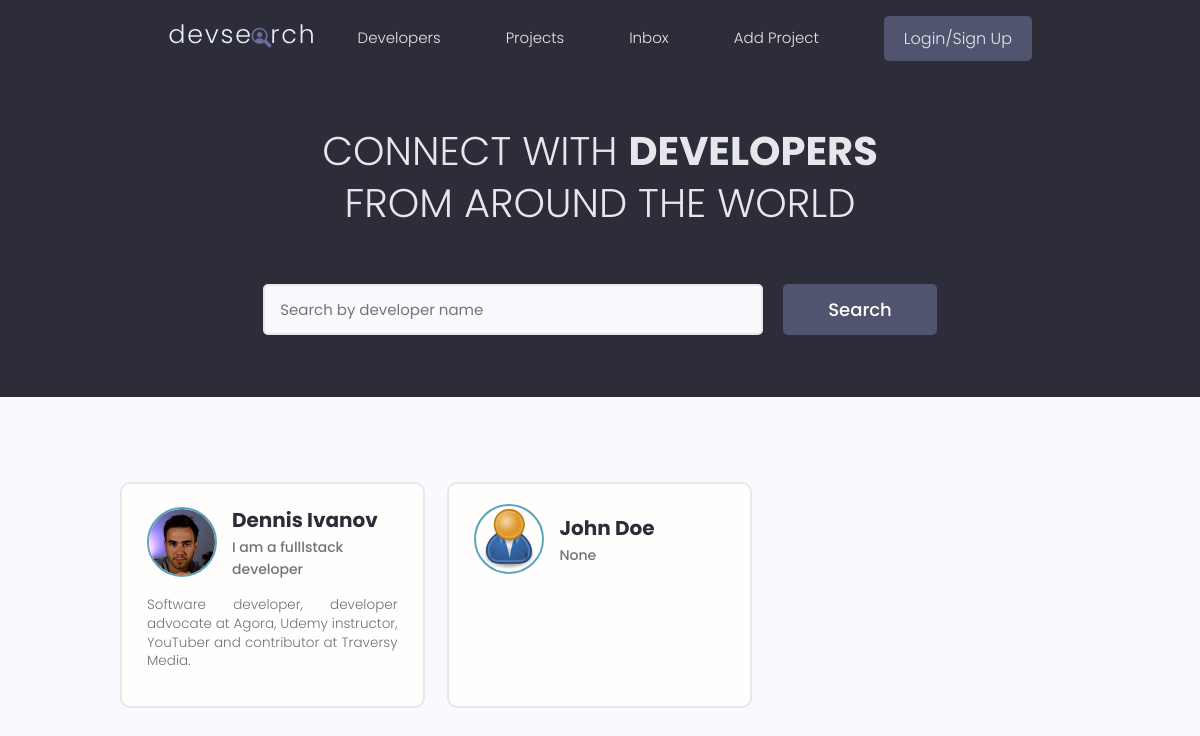
The app's page /, older data.
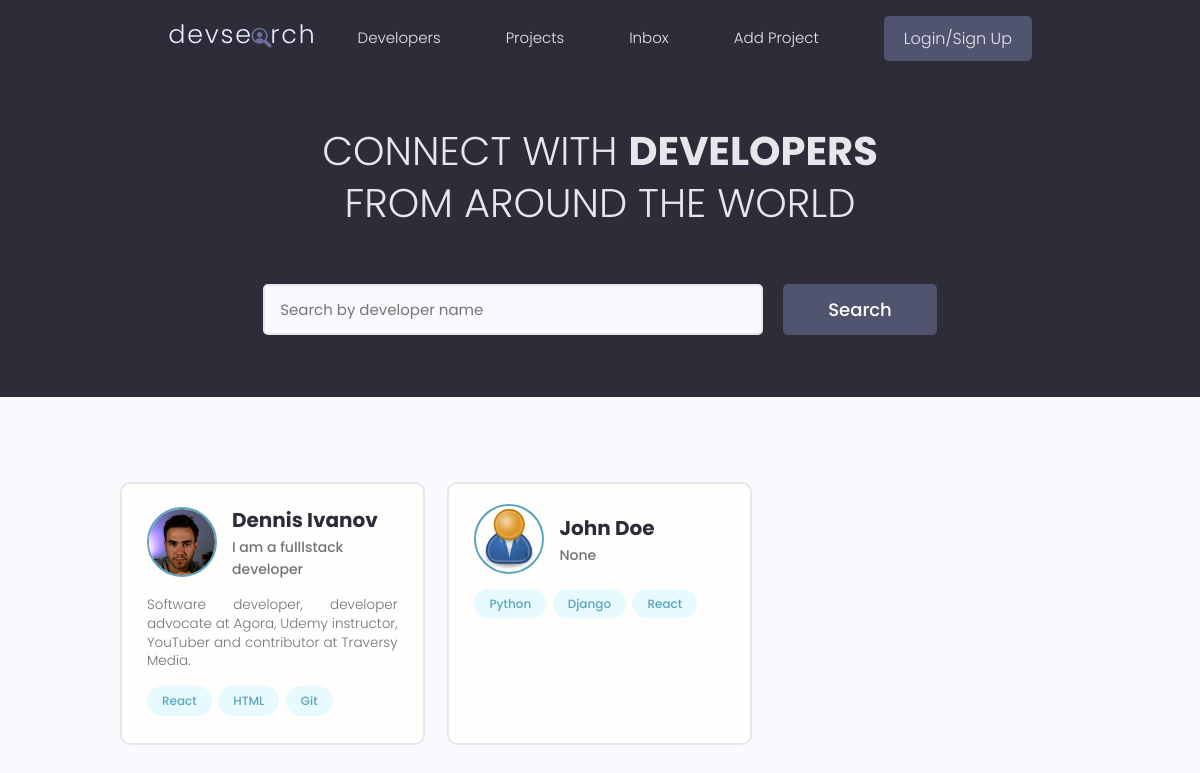
The same page, newer data.
### users/models.py (models this page shows, shortened)
class Profile(models.Model):
    user = models.OneToOneField(User, on_delete=models.CASCADE, null=True, blank=True)
    name = models.CharField(max_length=200, blank=True, null=True)
    email = models.EmailField(max_length=500, blank=True, null=True)
    username = models.CharField(max_length=200, blank=True, null=True)
    location = models.CharField(max_length=200, blank=True, null=True)
    short_intro = models.CharField(max_length=200, blank=True, null=True)
    bio = models.TextField(blank=True, null=True)
    profile_image = models.ImageField(null=True, blank=True, upload_to='profiles/', default="profiles/user-default.png")
    social_github = models.CharField(max_length=200, blank=True, null=True)
    social_twitter = models.CharField(max_length=200, blank=True, null=True)
    social_linkedin = models.CharField(max_length=200, blank=True, null=True)
    social_youtube = models.CharField(max_length=200, blank=True, null=True)
    social_website = models.CharField(max_length=200, blank=True, null=True)
    created = models.DateTimeField(auto_now_add=True)
    id = models.UUIDField(default=uuid.uuid4, unique=True,
                          primary_key=True, editable=False)

class Skill(models.Model):
    owner = models.ForeignKey(Profile, on_delete=models.CASCADE, null=True, blank=True)
    name = models.CharField(max_length=200, blank=True, null=True)
    description = models.TextField(null=True, blank=True)
    created = models.DateTimeField(auto_now_add=True)
    id = models.UUIDField(default=uuid.uuid4, unique=True,
                          primary_key=True, editable=False)
    def __str__(self):
        return str(self.name)

### users/views.py (the view)
# urls.py: path('', views.profiles, name="profiles"),
def profiles(request):
    profiles = Profile.objects.all()
    context = {'profiles': profiles}
    return render(request, 'users/profiles.html', context)

### users/templates/users/profiles.html (shortened to what this page needs)
{% extends 'main.html' %}
{% block content %}
<main class="home">
    <section class="hero-section text-center">
      <div class="container container--narrow">
        <div class="hero-section__box">
          <h2>CONNECT WITH <span>DEVELOPERS</span></h2>
          <h2>FROM AROUND THE WORLD</h2>
        </div>
        <div class="hero-section__search">
          <form class="form" action="#" method="get">
            <div class="form__field">
              <input class="input input--text" id="formInput#search" type="text" name="text"
                placeholder="Search by developer name" />
            </div>
            <input class="btn btn--sub btn--lg" type="submit" value="Search" />
          </form>
        </div>
      </div>
    </section>
    <section class="devlist">
      <div class="container">
        <div class="grid grid--three">
        {% for profile in profiles %}
          <div class="column card">
            <div class="dev">
              <a href="{% url 'user-profile' profile.id %}" class="card__body">
                <div class="dev__profile">
                  <img class="avatar avatar--md" src="{{ profile.profile_image.url }}" alt="image" />
                  <div class="dev__meta">
                    <h3>{{profile.name}}</h3>
                    <h5>{{profile.short_intro|slice:"60"}}</h5>
                  </div>
                </div>
                <p class="dev__info">
                  {{profile.bio|slice:"150"}}
                </p>
                <div class="dev__skills">
                {% for skill in profile.skill_set.all|slice:"5" %}
                  <span class="tag tag--pill tag--main">
                    <small>{{skill}}</small>
                  </span>
                {% endfor %}
                </div>
              </a>
            </div>
          </div>
        {% endfor %}
        </div>
      </div>
    </section>
  </main>
{% endblock content%}

### templates/main.html (shortened to what this page needs)
<!DOCTYPE html>
{% load static %}
<html lang="en">
<head>
  <link rel="stylesheet" href="https://cdn.iconmonstr.com/1.3.0/css/iconmonstr-iconic-font.min.css" />
  <link rel="stylesheet" href="{% static 'uikit/styles/uikit.css' %}" />
  <link rel="stylesheet" href="{% static 'styles/app.css' %}" />
</head>
<body>
    {% include 'navbar.html' %}
    {% block content %}
    {% endblock content %}
  </body>
</html>

### templates/navbar.html (shortened to what this page needs)
{% load static %}
<header class="header">
    <div class="container container--narrow">
      <a href="{% url 'profiles' %}" class="header__logo">
        <img src="{% static 'images/logo.svg' %}" alt="DevSearch Logo" />
      </a>
      <nav class="header__nav">
        <ul class="header__menu">
          <li class="header__menuItem"><a href="{% url 'profiles' %}">Developers</a></li>
          <li class="header__menuItem"><a href="{% url 'projects' %}">Projects</a></li>
          <li class="header__menuItem"><a href="">Inbox</a></li>
          <li class="header__menuItem"><a href="{% url 'create-project' %}">Add Project</a></li>
          <li class="header__menuItem"><a href="" class="btn btn--sub">Login/Sign Up</a></li>
        </ul>
      </nav>
    </div>
  </header>

### static/styles/app.css (style rules this page uses)
:root { --color-sub: #2d2d39; }
.btn--sub { background-color: var(--color-sub-light); }
.card { border: 2px solid var(--color-light); }
img { width: 100%; }
.header { position: sticky; z-index: 111; background-color: var(--color-sub); padding: 1.5rem 0; }
.header > .container { display: flex; justify-content: space-between; align-items: center; }
.header__logo > img { height: 3.8rem; }
.header__nav > ul { display: inline-flex; align-items: center; list-style: none; gap: 6.5rem; }
.header__menuItem > a { color: var(--color-light); font-weight: 300; }
.hero-section { height: 40vh; display: flex; align-items: center; background-color: var(--color-sub); }
.hero-section__box { margin-bottom: 4rem; }
.hero-section__box > h2, .hero-section__box > h2 > span { font-size: 4rem; color: var(--color-light); line-height: 1.3; text-transform: uppercase; }
.hero-section__box > h2 { font-weight: 300; }
.hero-section__box > h2 > span { font-weight: 700; }
.hero-section__search > .form { display: flex; align-items: center; justify-content: center; gap: 2rem; }
.hero-section__search > .form input.input--text { width: 50rem; }
.devlist { margin-top: 8rem; }
.devlist .grid { align-items: stretch; }
.devlist .dev .dev__profile { display: flex; align-items: center; gap: 1.5rem; }
.devlist .dev .dev__meta h3 { color: var(--color-sub); font-size: 2rem; font-weight: 700; }
.devlist .dev .dev__meta h5 { color: var(--color-text); font-size: 1.4rem; font-weight: 500; }
.devlist .dev .dev__info { margin: 1.5rem 0; font-size: 1.35rem; line-height: 1.4; text-align: justify; }

### static/uikit/styles/modules/_variables.css (style rules this page uses)
:root { --color-main: #5aa5b9; --color-main-light: #e6faff; --color-sub: #3f4156; --color-sub-light: #51546e; --color-sub-lighter: #ededfd; --color-text: #737373; --color-gray: #8b8b8b; --color-light: #e5e7eb; --color-light-gray: #767676; --color-bg: #f8fafd; --color-white: #fffefd; --color-white-light: #f3f3f3; --color-success: #359e64; --color-success-bg: #def8e8; --color-error: #fc4b0b; --color-error-bg: #fff2ee; --font-base: 'Poppins', arial, helvetica, 'Segoe UI', roboto, ubuntu, sans-serif; --font-monospace: 'Fira Code', 'Courier New', courier, monospace; --font-regular: 300; --font-medium: 500; --font-bold: 700; --generic-shadow: 1px 1px 5px #00000010; --generic-transition: all 0.3s ease-in-out; }

### static/uikit/styles/modules/_base.css (style rules this page uses)
* { margin: 0; padding: 0; box-sizing: border-box; text-rendering: optimizeLegibility; color: inherit; font-size: inherit; }
html { font-size: 50%; }
@media only screen and (min-width: 480px) { html { font-size: 56.25%; } }
@media only screen and (min-width: 1200px) { html { font-size: 62.5%; } }
body { line-height: 1.6; font-weight: 400; font-size: 1.5rem; color: var(--color-text); background-color: var(--color-bg); min-height: 100vh; }

### static/uikit/styles/modules/_typography.css (style rules this page uses)
* { font-family: var(--font-base); }
h2 { font-size: 3.6rem; font-weight: var(--font-bold); }
h3 { font-size: 3.2rem; font-weight: var(--font-medium); }
h5 { font-size: 2.4rem; font-weight: var(--font-medium); }
h5, h6 { font-weight: var(--font-regular); }
p, span, strong { font-size: 1.6rem; color: var(--color-text); font-weight: var(--font-regular); }
a { padding-bottom: 2px; text-decoration: none; display: inline-block; color: var(--color-main); font-weight: var(--font-medium); }

### static/uikit/styles/modules/_utilities.css (style rules this page uses)
.container { width: 92%; max-width: 165rem; margin: 0 auto; box-sizing: border-box; }
.container--narrow { width: 92%; max-width: 120rem; }
@media screen and (min-width: 1000px) { .container { width: 90%; } }
@media screen and (min-width: 1000px) { .container--narrow { width: 85%; } }
@media screen and (min-width: 1200px) { .container { width: 80%; } }
@media screen and (min-width: 1200px) { .container--narrow { width: 72%; } }
.text-center { text-align: center; }

### static/uikit/styles/modules/_avatar.css (style rules this page uses)
.avatar { border-radius: 50%; border: 2px solid var(--color-main); object-fit: cover; }
.avatar--md { height: 7rem; width: 7rem; }

### static/uikit/styles/modules/_button.css (style rules this page uses)
.btn { display: inline-block; position: relative; cursor: pointer; background-color: var(--color-light); font-weight: var(--font-medium); color: var(--color-sub); text-decoration: none; padding: 1rem 2rem; border-radius: 0.5rem; border: none; width: -webkit-fit-content; width: -moz-fit-content; width: fit-content; height: -webkit-fit-content; height: -moz-fit-content; height: fit-content; font-size: 1.6rem; outline-width: 0; outline-color: transparent; -webkit-backface-visibility: hidden; backface-visibility: hidden; transition: all 0.3s ease-in-out; }
.btn--sub { background-color: var(--color-sub); color: var(--color-white); }
.btn--lg { font-size: 1.8rem; padding: 1.2rem 4.5rem; }

Row changes from the older to the newer data that the page shows:
added Skill: name "React", shown under Profile "Dennis Ivanov"
added Skill: name "HTML", shown under Profile "Dennis Ivanov"
added Skill: name "Git", shown under Profile "Dennis Ivanov"
added Skill: name "Python", shown under Profile "John Doe"
added Skill: name "Django", shown under Profile "John Doe"
added Skill: name "React", shown under Profile "John Doe"
